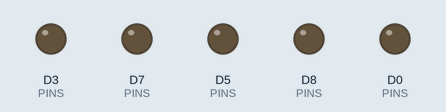
This sketch was run on a simulated ESP8266 (NodeMCU). On the bench: output pins drawn as LEDs (lit = HIGH). What the sketch prints to the serial monitor is not drawn.

Above: at 0.0 s.
At 0.4 s:
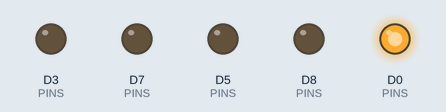
At 8.4 s:
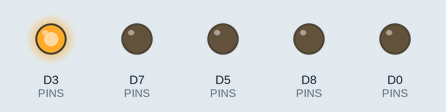
At 16.4 s:
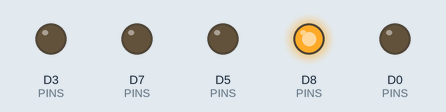
At 24.4 s:
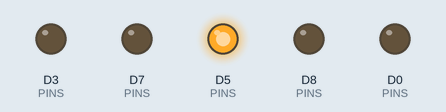
At 32.4 s:
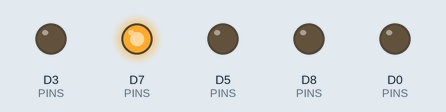
Timing chart, 0 to 37.9 s (numbered marks = the images above):
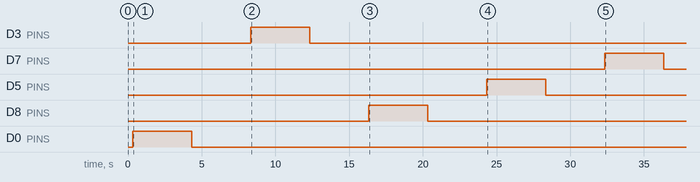

The sketch:

WireCheck.ino
```cpp
/* ============================================================================
 *  WireCheck.ino —— 双层 ESP8266 倒数日
 *  屏幕 5 根信号线 逐根慢速通断测试（配合万用表使用）
 * ----------------------------------------------------------------------------
 *  用途：屏幕白屏不显示时，判断是「哪一根信号线没通」还是「板子引脚没输出」
 *
 *  用法：
 *    1. 上传本程序
 *    2. 万用表拨到 直流电压档（2V 或 20V 量程），黑笔接 GND
 *    3. 按串口提示，红笔点住【屏幕端】对应引脚
 *    4. 正常线：提示 3.3V 时 ≈3.3V、提示 0V 时 ≈0V
 *       断线/接错：读数不动（≈0V 或乱飘）
 *    5. 按板上 RST 键可重跑一轮
 * ==========================================================================*/

struct PinDef {
  uint8_t     pin;        // ESP8266 GPIO
  const char *board;      // 开发板丝印
  const char *screen;     // 屏幕丝印
};

const PinDef PINS[] = {
  { 16, "D0", "RES" },
  { 0,  "D3", "DC"  },
  { 15, "D8", "CS"  },
  { 14, "D5", "SCL" },
  { 13, "D7", "SDA" },
};
const uint8_t N = sizeof(PINS) / sizeof(PINS[0]);
const uint16_t HOLD_MS = 4000;      // 每相电平保持时间（给万用表反应时间）

void setup() {
  Serial.begin(115200);
  delay(300);

  Serial.println();
  Serial.println("=====================================================");
  Serial.println("  屏幕线路通断测试（配合万用表）");
  Serial.println("=====================================================");
  Serial.println("  先做两件事：");
  Serial.println("   1. 黑表笔接 GND，红表笔量屏幕 VDD 脚 → 应≈3.3V");
  Serial.println("      （背光常亮已说明电源正常，这步只是确认）");
  Serial.println("   2. 确认你接的是：SCL->D5  SDA->D7  CS->D8  DC->D3  RES->D0");
  Serial.println();
  Serial.println("  开始逐根测试，注意看串口提示 + 表笔读数：");
  Serial.println();

  for (uint8_t i = 0; i < N; i++) {
    pinMode(PINS[i].pin, OUTPUT);

    Serial.printf(">>> [%u/%u] 屏幕 %-3s 脚（板 %s）: 现在输出 3.3V <<<\n",
                  i + 1, N, PINS[i].screen, PINS[i].board);
    digitalWrite(PINS[i].pin, HIGH);
    delay(HOLD_MS);
    Serial.println("    数到 3.3V 了吗？下面切到 0V ——");
    Serial.println("    现在输出 0V <<<");
    digitalWrite(PINS[i].pin, LOW);
    delay(HOLD_MS);
    Serial.println("    读数变化了吗？");
    Serial.println();
  }

  // 收尾：恢复安全空闲电平（不驱动任何有效信号）
  pinMode(16, OUTPUT); digitalWrite(16, HIGH);   // RST 保持高
  pinMode(15, OUTPUT); digitalWrite(15, HIGH);   // CS 空闲高
  pinMode(0,  OUTPUT); digitalWrite(0,  HIGH);   // DC 高
  pinMode(14, OUTPUT); digitalWrite(14, LOW);    // SCK 低
  pinMode(13, OUTPUT); digitalWrite(13, LOW);    // MOSI 低

  Serial.println("=====================================================");
  Serial.println("  测试完毕。");
  Serial.println("  5 根全部能读到 3.3V/0V 变化 → 线路没问题，");
  Serial.println("     故障在屏幕本身或初始化配置（告诉我，我来查）");
  Serial.println("  有一根读数不动 → 那根线断了或接错，重插/换线");
  Serial.println("  想看芯片侧有没有输出 → 把红笔改点在开发板引脚上再跑一遍");
  Serial.println("  按板上 RST 键可再测一轮。");
  Serial.println("=====================================================");
}

void loop() {
  delay(1000);
}
```

Measured:
- by itself, D3 (PINS): LOW → HIGH at 8.3 s, → LOW 4.0 s later
- by itself, D7 (PINS): LOW → HIGH at 32.4 s, → LOW 4.0 s later
- by itself, D5 (PINS): LOW → HIGH at 24.3 s, → LOW 4.0 s later
- by itself, D8 (PINS): LOW → HIGH at 16.3 s, → LOW 4.0 s later
- by itself, D0 (PINS): LOW → HIGH at 0.34 s, → LOW 4.0 s later
